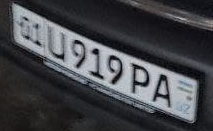
#> input picture img/lp6.png, 213 x 131 px
$ python 06_perspective_transformation.py
#> lines starting #> are read from the running program, lines starting #| are printed output that depends on the picture
import cv2 as cv
import numpy as np
from matplotlib import pyplot as plt

img = cv.imread('img/lp6.png')
#> img is the input picture: shape (131, 213, 3); mean B, G, R 73.1, 68.8, 67.4
cv.imshow("Original", img)
rows, cols, ch = img.shape
#> rows = 131; cols = 213; ch = 3

print(">>", rows, cols, ch)
#| >> 131 213 3
pts1 = np.float32([[6,15],[40,15],[75,200],[125,195]])
pts2 = np.float32([[0,0],[40,0],[0,180],[40,180]])

M = cv.getPerspectiveTransform(pts1,pts2)

dst = cv.warpPerspective(img,M,(180,40))
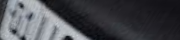
#> dst: shape (40, 180, 3); mean B, G, R 79.3, 74.2, 72.7

plt.subplot(121),plt.imshow(img),plt.title('Input')
plt.subplot(122),plt.imshow(dst),plt.title('Output')
plt.show()
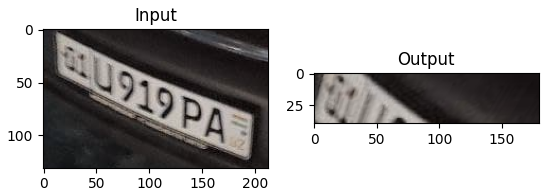
#> figure drawn by matplotlib, 2 panels; B, G, R data is drawn as R, G, B

cv.waitKey(0)

$ run again, with img/lp1.png copied over img/lp6.png
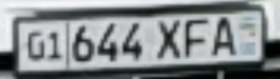
#> input picture img/lp1.png, 280 x 79 px
#> img is the input picture: shape (79, 280, 3); mean B, G, R 141.2, 139.6, 135
#| >> 79 280 3
#> `dst = cv.warpPerspective(img,M,(180,40))`:
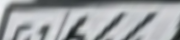
#> dst: shape (40, 180, 3); mean B, G, R 166, 163.3, 160.2
#> `plt.show()`:
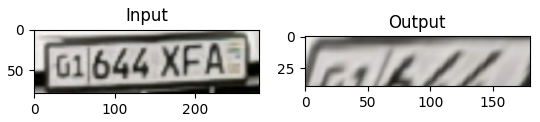
#> figure drawn by matplotlib, 2 panels; B, G, R data is drawn as R, G, B

$ run again, with img/lp2.png copied over img/lp6.png
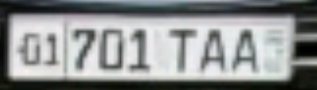
#> input picture img/lp2.png, 317 x 90 px
#> img is the input picture: shape (90, 317, 3); mean B, G, R 142.5, 142.6, 140.1
#| >> 90 317 3
#> `dst = cv.warpPerspective(img,M,(180,40))`:
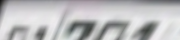
#> dst: shape (40, 180, 3); mean B, G, R 189.2, 187.5, 187.7
#> `plt.show()`:
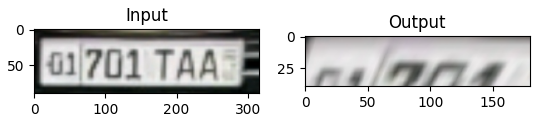
#> figure drawn by matplotlib, 2 panels; B, G, R data is drawn as R, G, B

$ run again, with img/lp3.png copied over img/lp6.png
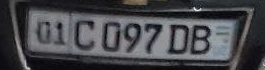
#> input picture img/lp3.png, 265 x 70 px
#> img is the input picture: shape (70, 265, 3); mean B, G, R 75.2, 71.1, 70.4
#| >> 70 265 3
#> `dst = cv.warpPerspective(img,M,(180,40))`:
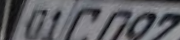
#> dst: shape (40, 180, 3); mean B, G, R 100.8, 96, 95.5
#> `plt.show()`:
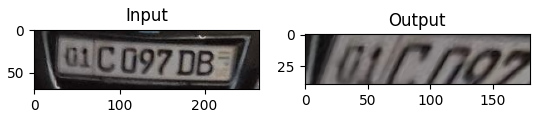
#> figure drawn by matplotlib, 2 panels; B, G, R data is drawn as R, G, B
